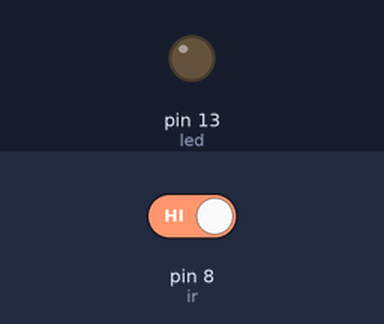
Bench run of a sketch on a simulated Arduino Uno, built with avr-gcc and run on an emulated ATmega328P. Parts: output pins drawn as LEDs (lit = HIGH). Inputs (shaded band) come from the test bench; at power-on: pin 8 (ir) HIGH. What the sketch prints to the serial monitor is not drawn.

Above: at 1.2 s.
1.3 s: pin 8 (ir) driven LOW
At 2.5 s:
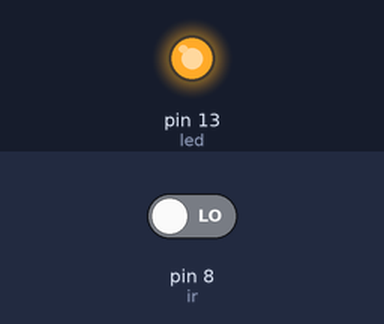
2.8 s: pin 8 (ir) driven HIGH
At 3.7 s:
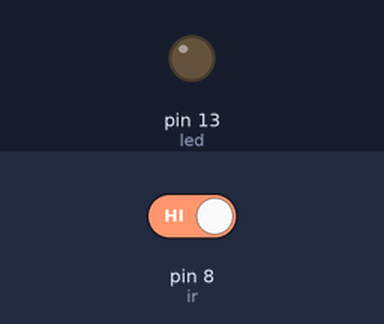
Timing chart, 0 to 5.8 s (numbered marks = the images above; inputs shaded):
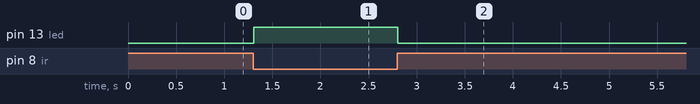

The sketch:

sketch_sep1d.ino
```cpp
int led=13;
int data;
int ir=8;
void setup() {
  // put your setup code here, to run once:
Serial.begin(9600);
pinMode(ir,INPUT);
pinMode(led,OUTPUT);
}

void loop() {
  // put your main code here, to run repeatedly:
data=digitalRead(ir);
Serial.println(data);

if(data==LOW)
{
  digitalWrite(led, HIGH);
}
else
{
  digitalWrite(led,LOW);
}


}
```

Measured:
- after the input at 1.3 s, pin 13 (led): LOW → HIGH at once
- after the input at 2.8 s, pin 13 (led): HIGH → LOW at once
